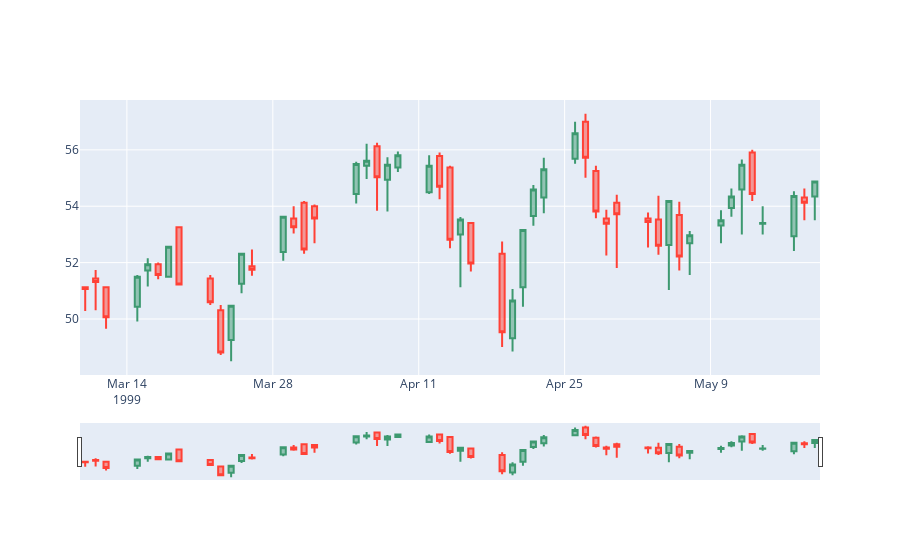

The code cell stored with this chart in its notebook:
### Code cell
fig = go.Figure(data=[go.Candlestick(x=temp_df['Date'],
                open=temp_df['Open'],
                high=temp_df['High'],
                low=temp_df['Low'],
                close=temp_df['Close'])],
                )

fig.show()
